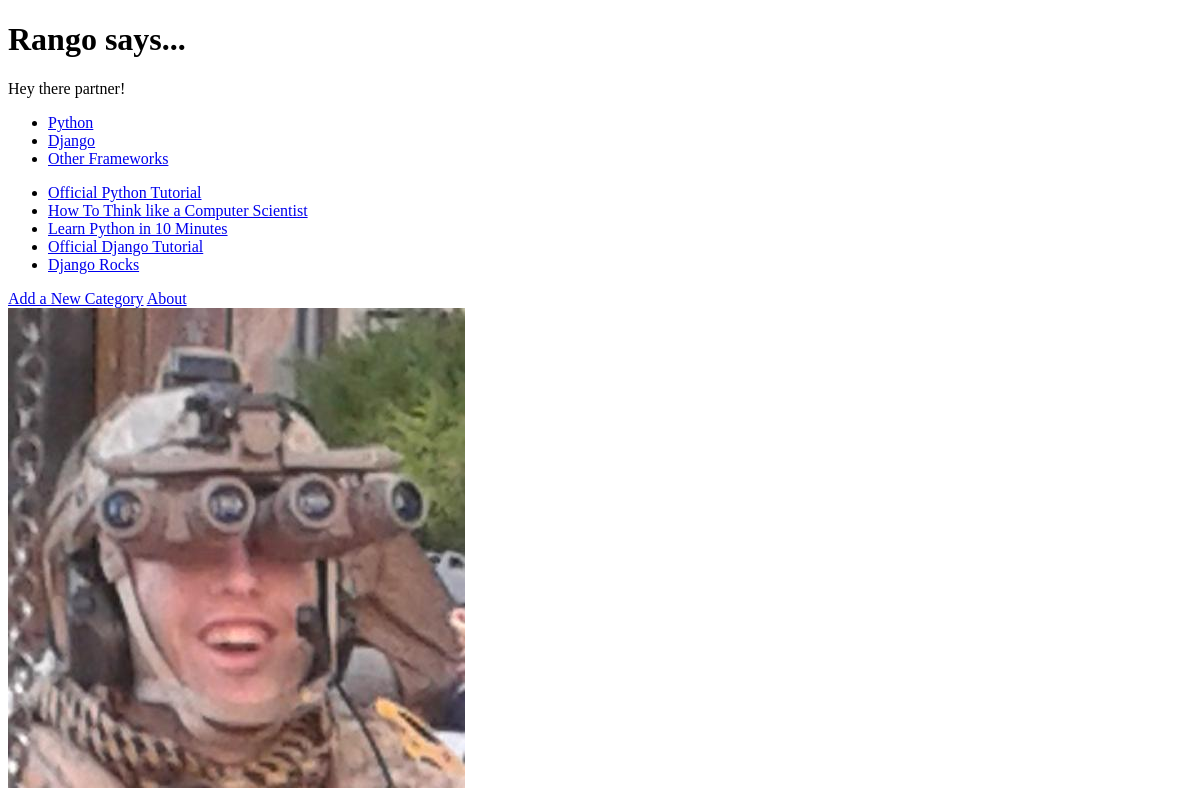
The app's page /, older data.
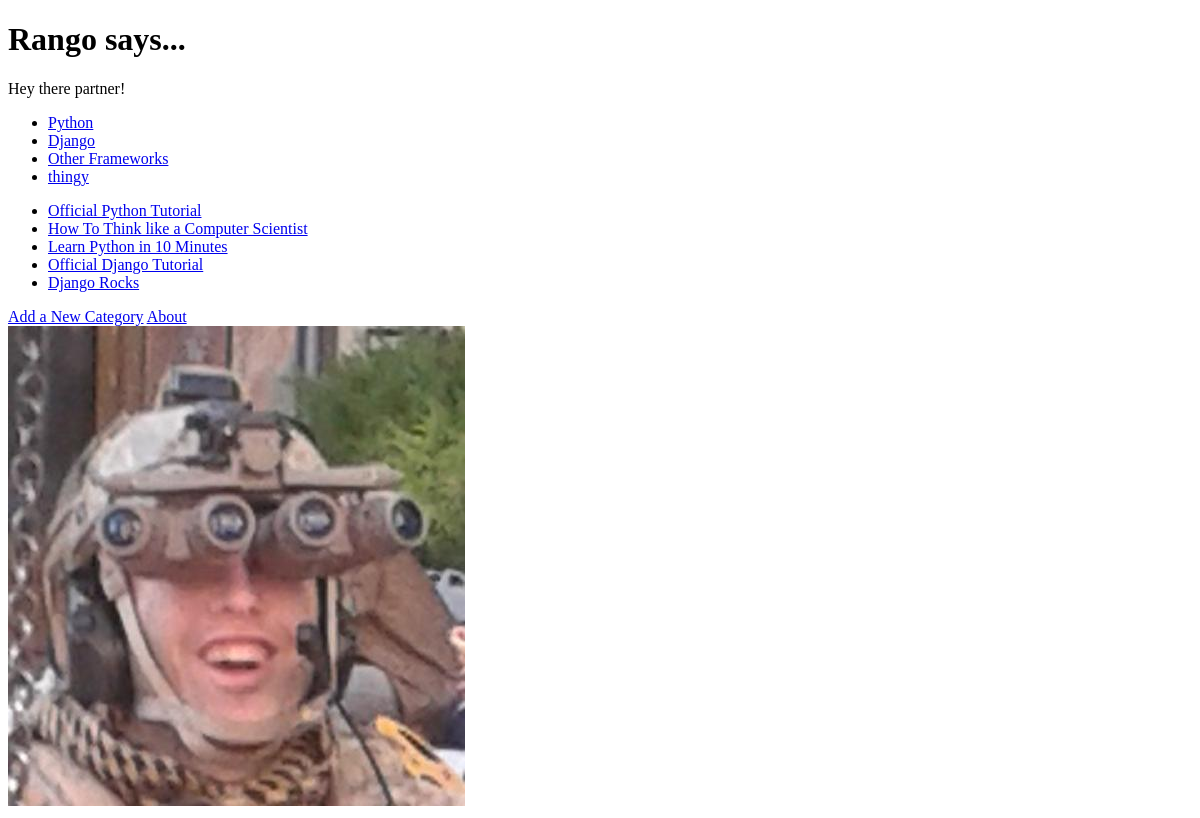
The same page, newer data.
### rango/models.py (models this page shows, shortened)
class Category(models.Model):
    name = models.CharField(max_length=128, unique=True)
    views = models.IntegerField(default=0)
    likes = models.IntegerField(default=0)
    slug = models.SlugField(unique=True)
    class Meta:
        verbose_name_plural = 'Categories'

class Page(models.Model):
    category = models.ForeignKey(Category)
    title = models.CharField(max_length=128)
    url = models.URLField()
    views = models.IntegerField(default=0)

### rango/views.py (the view)
# urls.py: url(r'^$', views.index, name='index'),
def index(request):
    category_list = Category.objects.order_by('-likes')[:5]
    page_list = Page.objects.order_by('-views')[:5]
    context_dict = {'categories': category_list, 'pages': page_list}
    return render(request, 'rango/index.html', context=context_dict)

### templates/rango/index.html (shortened to what this page needs)
<!DOCTYPE html>
{% load staticfiles %}
<html>
	<head>
	</head>
	<body>
		<h1>Rango says...</h1>
		<div>Hey there partner!</div>
		<div>
		{% if categories %}
			<ul>
				{% for category in categories %}
				<li><a href="/rango/category/{{ category.slug }}"> {{ category.name }}</a> </li>
				{% endfor %}
			</ul>
		{% else %}
			<strong> There are no categories present. </strong>
		{% endif %}
		</div>
		<div>
		{% if pages %}
			<ul>
				{% for page in pages %}
				<li><a href="{{ page.url }}"> {{ page.title }}</a> </li>
				{% endfor %}
			</ul>
		{% else %}
			<strong> There are no pages present. </strong>
		{% endif %}
		</div>
		<div>
			<a href="/rango/add_category/">Add a New Category</a>
			<a href='/rango/about/'>About</a><br />
			<img src='{% static 'images/rango.jpg' %}'
			     alt='Picture of Rango' />
		</div>
	</body>
</html>

Row changes from the older to the newer data that the page shows:
added Category: name "thingy"
